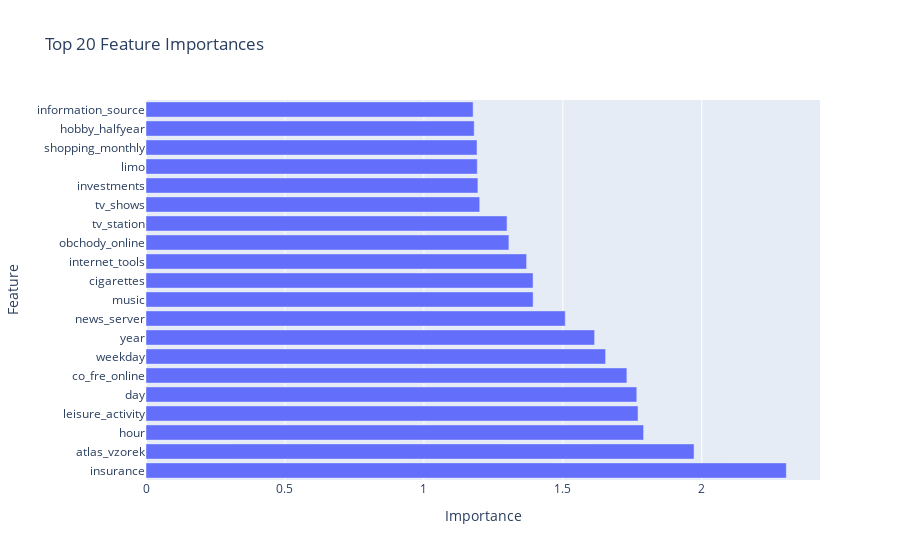

Notebook code for this chart:
### Code cell
# Get importance values
importances = model.get_feature_importance()
feature_names = X_train.columns

# Combine into DataFrame
feature_importance_df = pd.DataFrame({
    'Feature': feature_names,
    'Importance': importances
}).sort_values(by='Importance', ascending=False)

fig = px.bar(feature_importance_df.head(20), x='Importance', y='Feature', title='Top 20 Feature Importances')
fig.show()

### Figure 1 — Plotly figure (JSON) as saved in the notebook; plotly's stock layout.template omitted (floating-point values rounded to 4 significant figures)
{"data": [{"hovertemplate": "Importance=%{x}<br>Feature=%{y}<extra></extra>", "legendgroup": "", "marker": {"color": "#636efa", "pattern": {"shape": ""}}, "name": "", "orientation": "h", "showlegend": false, "textposition": "auto", "type": "bar", "x": [2.304, 1.972, 1.791, 1.771, 1.766, 1.731, 1.654, 1.614, 1.509, 1.393, 1.393, 1.37, 1.306, 1.299, 1.201, 1.194, 1.192, 1.191, 1.181, 1.177], "xaxis": "x", "y": ["insurance", "atlas_vzorek", "hour", "leisure_activity", "day", "co_fre_online", "weekday", "year", "news_server", "music", "cigarettes", "internet_tools", "obchody_online", "tv_station", "tv_shows", "investments", "limo", "shopping_monthly", "hobby_halfyear", "information_source"], "yaxis": "y"}], "layout": {"barmode": "relative", "legend": {"tracegroupgap": 0}, "title": {"text": "Top 20 Feature Importances"}, "xaxis": {"anchor": "y", "domain": [0, 1], "title": {"text": "Importance"}}, "yaxis": {"anchor": "x", "domain": [0, 1], "title": {"text": "Feature"}}}}
